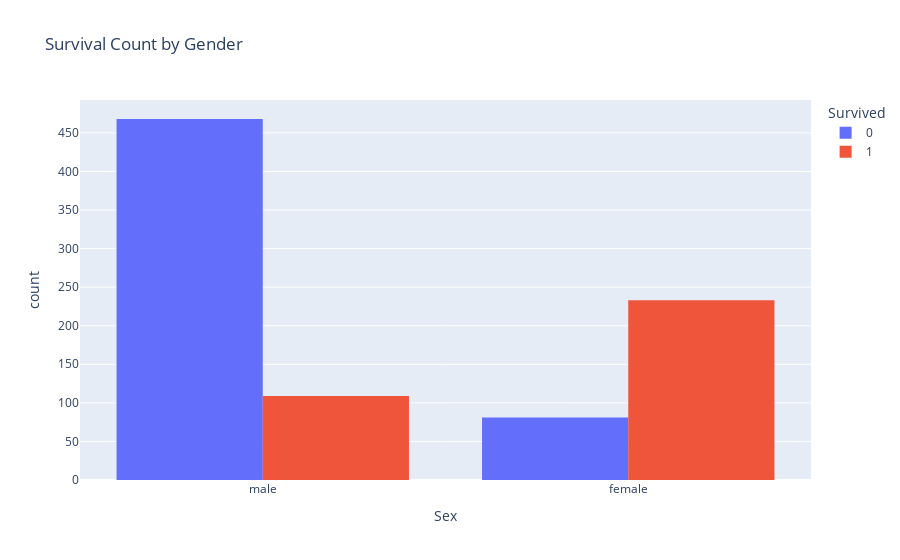

The notebook cell saved with this chart:
### Code cell
# Step 6: Plotly example – interactive survival by gender
if 'Sex' in df.columns:
    fig = px.histogram(df, x='Sex', color='Survived', barmode='group',
                       title='Survival Count by Gender')
    fig.show()

### Figure 1 — Plotly figure (JSON) as saved in the notebook; plotly's stock layout.template omitted (floating-point values rounded to 4 significant figures; data arrays with more than 128 entries replaced by an {"elided": "..."} marker saying what was removed)
{"data": [{"alignmentgroup": "True", "bingroup": "x", "hovertemplate": "Survived=0<br>Sex=%{x}<br>count=%{y}<extra></extra>", "legendgroup": "0", "marker": {"color": "#636efa", "pattern": {"shape": ""}}, "name": "0", "offsetgroup": "0", "orientation": "v", "showlegend": true, "type": "histogram", "x": {"elided": "549 str values"}, "xaxis": "x", "yaxis": "y"}, {"alignmentgroup": "True", "bingroup": "x", "hovertemplate": "Survived=1<br>Sex=%{x}<br>count=%{y}<extra></extra>", "legendgroup": "1", "marker": {"color": "#EF553B", "pattern": {"shape": ""}}, "name": "1", "offsetgroup": "1", "orientation": "v", "showlegend": true, "type": "histogram", "x": {"elided": "342 str values"}, "xaxis": "x", "yaxis": "y"}], "layout": {"barmode": "group", "legend": {"title": {"text": "Survived"}, "tracegroupgap": 0}, "title": {"text": "Survival Count by Gender"}, "xaxis": {"anchor": "y", "domain": [0, 1], "title": {"text": "Sex"}}, "yaxis": {"anchor": "x", "domain": [0, 1], "title": {"text": "count"}}}}
